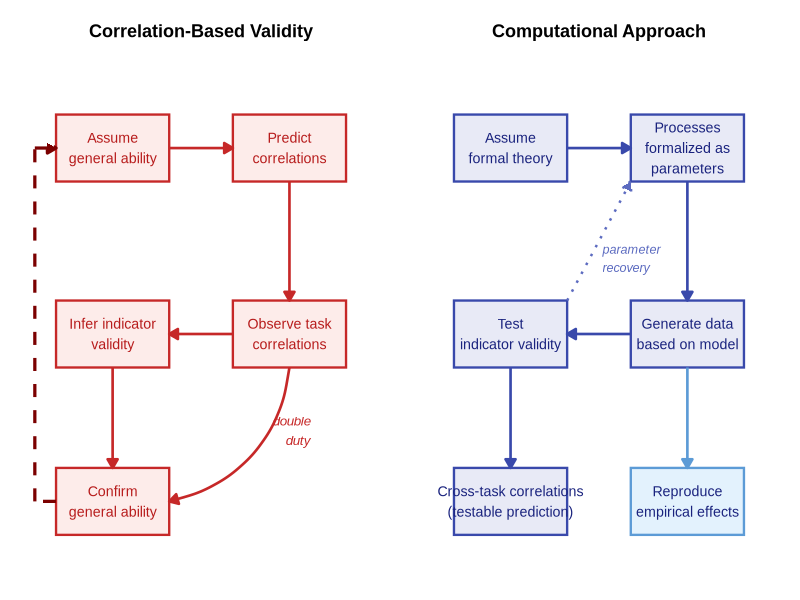

This figure's R source:
#' @title Circularity Diagram Figure
#'
#' Generates a two-panel schematic contrasting correlation-based validity
#' (left, 5-step closed cycle) with the computational approach (right,
#' 5-step open chain). Both panels share the same 2×2 grid layout for
#' steps 1–4, plus a 5th box at bottom-centre.
#'
#' Left panel: The 5-step cycle highlights the double-duty problem.
#'   Steps 1-4 proceed clockwise (Assume → Predict → Observe → Infer
#'   indicator validity), then step 5 (Confirm general ability) completes
#'   the reasoning — but closes the circle using the same correlational
#'   evidence, feeding back into the original assumption. The closing arrow
#'   (5→1) is rendered as a dashed L-route along the left margin to visually
#'   distinguish the problematic link.
#'
#' Right panel: The same 5-step structure flows in one direction only.
#'   Steps 1-4 (Assume formal theory → Processes formalized as parameters
#'   → Generate data → Test indicator validity) lead to step 5
#'   (Cross-task correlations: testable prediction). No closing arrow —
#'   the cycle is broken.

library(ggplot2)
library(patchwork)
library(here)

# ── Shared geometry ────────────────────────────────────────────────────────────
box_w <- 3.2   # width of all boxes (uniform)
box_h <- 1.8   # height of all boxes

# 2×2 grid centres
cx1 <- 2.5; cy1 <- 7.5   # top-left
cx2 <- 7.5; cy2 <- 7.5   # top-right
cx3 <- 7.5; cy3 <- 2.5   # bottom-right
cx4 <- 2.5; cy4 <- 2.5   # bottom-left

# Box 5: directly below box 4, same column and size (both panels)
cx5 <- cx4; cy5 <- -2.0

# Box 6: directly below box 3, same column and size (right panel only)
cx6 <- cx3; cy6 <- -2.0

# Box edge helpers (w/h default to shared globals)
xl <- function(cx, w = box_w) cx - w / 2
xr <- function(cx, w = box_w) cx + w / 2
yb <- function(cy, h = box_h) cy - h / 2
yt <- function(cy, h = box_h) cy + h / 2

# Standard arrowhead
arr <- arrow(length = unit(0.10, "inches"), type = "closed")

# ── LEFT PANEL: Correlation-Based Validity ─────────────────────────────────────
fill_L    <- "#FDECEA"
border_L  <- "#C62828"
text_L    <- "#B71C1C"
closing_L <- "#7B0000"   # darker red marks the problematic closing link

p_left <- ggplot() +
  # ── Boxes 1-4 ──
  annotate("rect",
    xmin = xl(cx1), xmax = xr(cx1), ymin = yb(cy1), ymax = yt(cy1),
    fill = fill_L, color = border_L, linewidth = 0.8
  ) +
  annotate("rect",
    xmin = xl(cx2), xmax = xr(cx2), ymin = yb(cy2), ymax = yt(cy2),
    fill = fill_L, color = border_L, linewidth = 0.8
  ) +
  annotate("rect",
    xmin = xl(cx3), xmax = xr(cx3), ymin = yb(cy3), ymax = yt(cy3),
    fill = fill_L, color = border_L, linewidth = 0.8
  ) +
  annotate("rect",
    xmin = xl(cx4), xmax = xr(cx4), ymin = yb(cy4), ymax = yt(cy4),
    fill = fill_L, color = border_L, linewidth = 0.8
  ) +
  # ── Box 5 ──
  annotate("rect",
    xmin = xl(cx5), xmax = xr(cx5),
    ymin = yb(cy5), ymax = yt(cy5),
    fill = fill_L, color = border_L, linewidth = 0.8
  ) +
  # ── Labels ──
  annotate("text", x = cx1, y = cy1,
    label = "Assume\ngeneral ability",
    color = text_L, size = 3.6, hjust = 0.5, vjust = 0.5, family = "Arial"
  ) +
  annotate("text", x = cx2, y = cy2,
    label = "Predict\ncorrelations",
    color = text_L, size = 3.6, hjust = 0.5, vjust = 0.5, family = "Arial"
  ) +
  annotate("text", x = cx3, y = cy3,
    label = "Observe task\ncorrelations",
    color = text_L, size = 3.6, hjust = 0.5, vjust = 0.5, family = "Arial"
  ) +
  annotate("text", x = cx4, y = cy4,
    label = "Infer indicator\nvalidity",
    color = text_L, size = 3.6, hjust = 0.5, vjust = 0.5, family = "Arial"
  ) +
  annotate("text", x = cx5, y = cy5,
    label = "Confirm\ngeneral ability",
    color = text_L, size = 3.6, hjust = 0.5, vjust = 0.5, family = "Arial"
  ) +
  # ── Arrows 1→2, 2→3, 3→4 (solid red, clockwise main flow) ──
  annotate("segment",
    x = xr(cx1), xend = xl(cx2), y = cy1, yend = cy2,
    color = border_L, linewidth = 0.9, arrow = arr
  ) +
  annotate("segment",
    x = cx2, xend = cx3, y = yb(cy2), yend = yt(cy3),
    color = border_L, linewidth = 0.9, arrow = arr
  ) +
  annotate("segment",
    x = xl(cx3), xend = xr(cx4), y = cy3, yend = cy4,
    color = border_L, linewidth = 0.9, arrow = arr
  ) +
  # ── Arrow 4→5 (diagonal down-right, solid red) ──
  annotate("segment",
    x = cx4, xend = cx5,
    y = yb(cy4), yend = yt(cy5),
    color = border_L, linewidth = 0.9, arrow = arr
  ) +
  # ── Curved arrow 3→5: same correlational evidence feeds both step 4 & 5 ──
  annotate("curve",
    x = cx3, xend = xr(cx5),
    y = yb(cy3), yend = cy5,
    color = border_L, linewidth = 0.9, curvature = -0.35,
    arrow = arr
  ) +
  annotate("text",
    x = 8.1, y = -0.1,
    label = "double\nduty",
    color = border_L, size = 3.4, hjust = 1, vjust = 0.5,
    fontface = "italic", family = "Arial"
  ) +
  # ── Closing arrow 5→1: L-route along left margin (dashed, dark red) ──
  # Segment A: leftward from box 5 left edge to x = 0.3
  annotate("segment",
    x = xl(cx5), xend = 0.3, y = cy5, yend = cy5,
    color = closing_L, linewidth = 1.1, linetype = "dashed"
  ) +
  # Segment B: upward along left margin to the height of box 1
  annotate("segment",
    x = 0.3, xend = 0.3, y = cy5, yend = cy1,
    color = closing_L, linewidth = 1.1, linetype = "dashed"
  ) +
  # Segment C: rightward into box 1 left edge (arrowhead here)
  annotate("segment",
    x = 0.3, xend = xl(cx1), y = cy1, yend = cy1,
    color = closing_L, linewidth = 1.1, linetype = "dashed", arrow = arr
  ) +
  labs(title = "Correlation-Based Validity") +
  coord_cartesian(xlim = c(0, 10), ylim = c(-4, 10), expand = FALSE) +
  theme_void() +
  theme(
    plot.title  = element_text(
      face = "bold", size = 13, hjust = 0.5,
      margin = margin(b = 10), family = "Arial"
    ),
    plot.margin = margin(12, 16, 12, 12)
  )

# ── RIGHT PANEL: Computational Approach ───────────────────────────────────────
fill_R    <- "#E8EAF6"
border_R  <- "#3949AB"
text_R    <- "#1A237E"

# Box 6: model evaluation (lighter blue = supplementary validation step)
fill_R6   <- "#E3F2FD"
border_R6 <- "#5C9BD6"
text_R6   <- "#1A237E"

p_right <- ggplot() +
  # ── Boxes 1-4 ──
  annotate("rect",
    xmin = xl(cx1), xmax = xr(cx1), ymin = yb(cy1), ymax = yt(cy1),
    fill = fill_R, color = border_R, linewidth = 0.8
  ) +
  annotate("rect",
    xmin = xl(cx2), xmax = xr(cx2), ymin = yb(cy2), ymax = yt(cy2),
    fill = fill_R, color = border_R, linewidth = 0.8
  ) +
  annotate("rect",
    xmin = xl(cx3), xmax = xr(cx3), ymin = yb(cy3), ymax = yt(cy3),
    fill = fill_R, color = border_R, linewidth = 0.8
  ) +
  annotate("rect",
    xmin = xl(cx4), xmax = xr(cx4), ymin = yb(cy4), ymax = yt(cy4),
    fill = fill_R, color = border_R, linewidth = 0.8
  ) +
  # ── Box 5 ──
  annotate("rect",
    xmin = xl(cx5), xmax = xr(cx5),
    ymin = yb(cy5), ymax = yt(cy5),
    fill = fill_R, color = border_R, linewidth = 0.8
  ) +
  # ── Labels ──
  annotate("text", x = cx1, y = cy1,
    label = "Assume\nformal theory",
    color = text_R, size = 3.6, hjust = 0.5, vjust = 0.5, family = "Arial"
  ) +
  annotate("text", x = cx2, y = cy2,
    label = "Processes\nformalized as\nparameters",
    color = text_R, size = 3.6, hjust = 0.5, vjust = 0.5, family = "Arial"
  ) +
  annotate("text", x = cx3, y = cy3,
    label = "Generate data\nbased on model",
    color = text_R, size = 3.6, hjust = 0.5, vjust = 0.5, family = "Arial"
  ) +
  annotate("text", x = cx4, y = cy4,
    label = "Test\nindicator validity",
    color = text_R, size = 3.6, hjust = 0.5, vjust = 0.5, family = "Arial"
  ) +
  annotate("text", x = cx5, y = cy5,
    label = "Cross-task correlations\n(testable prediction)",
    color = text_R, size = 3.6, hjust = 0.5, vjust = 0.5, family = "Arial"
  ) +
  # ── Arrows 1→2, 2→3, 3→4 (solid blue) ──
  annotate("segment",
    x = xr(cx1), xend = xl(cx2), y = cy1, yend = cy2,
    color = border_R, linewidth = 0.9, arrow = arr
  ) +
  annotate("segment",
    x = cx2, xend = cx3, y = yb(cy2), yend = yt(cy3),
    color = border_R, linewidth = 0.9, arrow = arr
  ) +
  annotate("segment",
    x = xl(cx3), xend = xr(cx4), y = cy3, yend = cy4,
    color = border_R, linewidth = 0.9, arrow = arr
  ) +
  # ── Arrow 4→5 (same routing as left panel, solid blue) ──
  annotate("segment",
    x = cx4, xend = cx5,
    y = yb(cy4), yend = yt(cy5),
    color = border_R, linewidth = 0.9, arrow = arr
  ) +
  # ── Box 6: model evaluation (lighter blue fill/border, supplementary step) ──
  annotate("rect",
    xmin = xl(cx6), xmax = xr(cx6),
    ymin = yb(cy6), ymax = yt(cy6),
    fill = fill_R6, color = border_R6, linewidth = 0.8
  ) +
  annotate("text", x = cx6, y = cy6,
    label = "Reproduce\nempirical effects",
    color = text_R6, size = 3.6, hjust = 0.5, vjust = 0.5, family = "Arial"
  ) +
  # ── Solid arrow 3→6 (model generates data → check against known effects) ──
  annotate("segment",
    x = cx3, xend = cx6,
    y = yb(cy3), yend = yt(cy6),
    color = border_R6, linewidth = 0.9, arrow = arr
  ) +
  # ── Dashed arrow: box 4 → box 2 (parameter recovery: indicators → parameters) ──
  # Directed upward-diagonal: indicators (box 4) correlate with parameters (box 2).
  annotate("segment",
    x    = xr(cx4), xend = xl(cx2),
    y    = yt(cy4), yend = yb(cy2),
    color = "#5C6BC0", linewidth = 0.85, linetype = "dotted",
    arrow = arrow(ends = "last", type = "closed", length = unit(0.10, "inches"))
  ) +
  annotate("text",
    x = (xr(cx4) + xl(cx2)) / 2 + 0.1,
    y = (yt(cy4) + yb(cy2)) / 2 - 0.1,
    label = "parameter\nrecovery",
    color = "#5C6BC0", size = 3.2, hjust = 0, vjust = 1,
    fontface = "italic", family = "Arial"
  ) +
  # NO closing arrow — the cycle is deliberately absent
  labs(title = "Computational Approach") +
  coord_cartesian(xlim = c(0, 10), ylim = c(-4, 10), expand = FALSE) +
  theme_void() +
  theme(
    plot.title  = element_text(
      face = "bold", size = 13, hjust = 0.5,
      margin = margin(b = 10), family = "Arial"
    ),
    plot.margin = margin(12, 12, 12, 16)
  )

# ── Combine and save ───────────────────────────────────────────────────────────
p_out <- p_left + p_right +
  plot_layout(ncol = 2) &
  theme(plot.background = element_rect(fill = "white", color = NA))

ggsave(
  here("figures", "manuscript", "Circularity_Diagram.png"),
  p_out, width = 12, height = 6, dpi = 300,
  device = ragg::agg_png
)

message("Saved Circularity_Diagram.png to figures/manuscript/")
